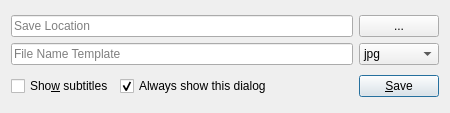
<?xml version="1.0" encoding="UTF-8"?>
<ui version="4.0">
 <class>ScreenshotDialog</class>
 <widget class="QDialog" name="ScreenshotDialog">
  <property name="geometry">
   <rect>
    <x>0</x>
    <y>0</y>
    <width>450</width>
    <height>113</height>
   </rect>
  </property>
  <property name="windowTitle">
   <string>Take Screenshot</string>
  </property>
  <layout class="QVBoxLayout" name="verticalLayout">
   <item>
    <layout class="QGridLayout" name="gridLayout">
     <item row="0" column="1">
      <widget class="QPushButton" name="browseButton">
       <property name="sizePolicy">
        <sizepolicy hsizetype="Fixed" vsizetype="Fixed">
         <horstretch>0</horstretch>
         <verstretch>0</verstretch>
        </sizepolicy>
       </property>
       <property name="text">
        <string>...</string>
       </property>
       <property name="autoDefault">
        <bool>false</bool>
       </property>
      </widget>
     </item>
     <item row="0" column="0">
      <widget class="QLineEdit" name="locationEdit">
       <property name="placeholderText">
        <string>Save Location</string>
       </property>
      </widget>
     </item>
     <item row="1" column="0">
      <widget class="QLineEdit" name="templateEdit">
       <property name="placeholderText">
        <string>File Name Template</string>
       </property>
      </widget>
     </item>
     <item row="1" column="1">
      <widget class="QComboBox" name="formatComboBox">
       <property name="sizePolicy">
        <sizepolicy hsizetype="Fixed" vsizetype="Fixed">
         <horstretch>0</horstretch>
         <verstretch>0</verstretch>
        </sizepolicy>
       </property>
       <property name="minimumSize">
        <size>
         <width>80</width>
         <height>0</height>
        </size>
       </property>
       <item>
        <property name="text">
         <string>jpg</string>
        </property>
       </item>
       <item>
        <property name="text">
         <string>png</string>
        </property>
       </item>
       <item>
        <property name="text">
         <string>tga</string>
        </property>
       </item>
      </widget>
     </item>
    </layout>
   </item>
   <item>
    <layout class="QHBoxLayout" name="horizontalLayout">
     <item>
      <widget class="QCheckBox" name="subtitlesCheckBox">
       <property name="text">
        <string>Sho&amp;w subtitles</string>
       </property>
      </widget>
     </item>
     <item>
      <widget class="QCheckBox" name="showCheckBox">
       <property name="text">
        <string>Always show this dialog</string>
       </property>
       <property name="checked">
        <bool>true</bool>
       </property>
      </widget>
     </item>
     <item>
      <spacer name="horizontalSpacer">
       <property name="orientation">
        <enum>Qt::Horizontal</enum>
       </property>
       <property name="sizeHint" stdset="0">
        <size>
         <width>40</width>
         <height>20</height>
        </size>
       </property>
      </spacer>
     </item>
     <item>
      <widget class="QPushButton" name="saveButton">
       <property name="sizePolicy">
        <sizepolicy hsizetype="Fixed" vsizetype="Fixed">
         <horstretch>0</horstretch>
         <verstretch>0</verstretch>
        </sizepolicy>
       </property>
       <property name="text">
        <string>&amp;Save</string>
       </property>
       <property name="default">
        <bool>true</bool>
       </property>
      </widget>
     </item>
    </layout>
   </item>
  </layout>
 </widget>
 <tabstops>
  <tabstop>locationEdit</tabstop>
  <tabstop>browseButton</tabstop>
  <tabstop>templateEdit</tabstop>
  <tabstop>formatComboBox</tabstop>
  <tabstop>subtitlesCheckBox</tabstop>
  <tabstop>showCheckBox</tabstop>
  <tabstop>saveButton</tabstop>
 </tabstops>
 <resources/>
 <connections/>
</ui>
